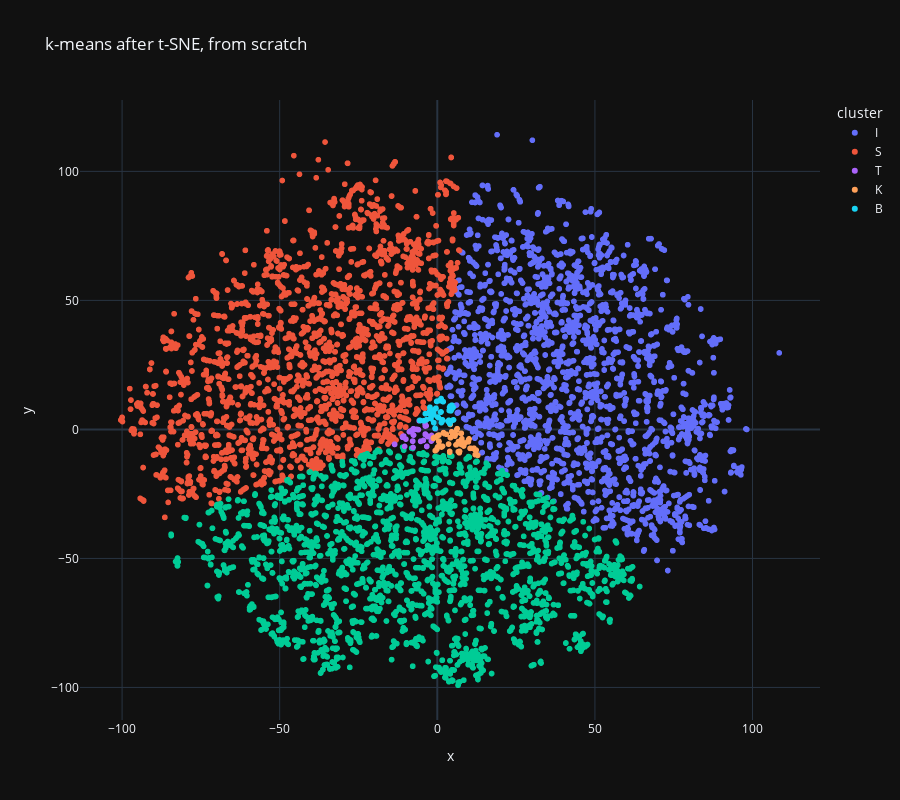

The notebook cell saved with this chart:
### Code cell
fig = px.scatter(data, x='x', y='y', 
                 color='cluster', 
                 template='plotly_dark', 
                 height=800, 
                 title = "k-means after t-SNE, from scratch")
fig.show()

### Figure 1 — Plotly figure (JSON) as saved in the notebook; plotly's stock layout.template omitted (floating-point values rounded to 4 significant figures; data arrays with more than 128 entries replaced by an {"elided": "..."} marker saying what was removed)
{"data": [{"hovertemplate": "cluster=I<br>x=%{x}<br>y=%{y}<extra></extra>", "legendgroup": "I", "marker": {"color": "#636efa", "symbol": "circle"}, "mode": "markers", "name": "I", "showlegend": true, "type": "scattergl", "x": {"elided": "3284 float values"}, "xaxis": "x", "y": {"elided": "3284 float values"}, "yaxis": "y"}, {"hovertemplate": "cluster=S<br>x=%{x}<br>y=%{y}<extra></extra>", "legendgroup": "S", "marker": {"color": "#EF553B", "symbol": "circle"}, "mode": "markers", "name": "S", "showlegend": true, "type": "scattergl", "x": {"elided": "3250 float values"}, "xaxis": "x", "y": {"elided": "3250 float values"}, "yaxis": "y"}, {"hovertemplate": "cluster=<br>x=%{x}<br>y=%{y}<extra></extra>", "legendgroup": "", "marker": {"color": "#00cc96", "symbol": "circle"}, "mode": "markers", "name": "", "showlegend": false, "type": "scattergl", "x": {"elided": "3280 float values"}, "xaxis": "x", "y": {"elided": "3280 float values"}, "yaxis": "y"}, {"hovertemplate": "cluster=T<br>x=%{x}<br>y=%{y}<extra></extra>", "legendgroup": "T", "marker": {"color": "#ab63fa", "symbol": "circle"}, "mode": "markers", "name": "T", "showlegend": true, "type": "scattergl", "x": [-0.7167, -9.966, -0.6566, -1.817, -1.754, -6.71, -3.321, -3.335, -10.64, -7.787, -1.774, -7.625, -13.57, -11.05, -5.754, -10.9, -8.858, -3.345, -10.36, -3.537, -3.804, -3.746, -2.963, -6.23, -7.578, -7.595, -10.84, -3.879, -7.526, -7.627, -7.835, -4.436, -8.35, -3.804, -3.032, -5.991, -7.697, -5.289, -3.818, -13.54, -8.703, -1.897, -3.681, -5.214], "xaxis": "x", "y": [0.3901, -3.768, 0.2368, -2.338, -4.271, 0.01466, -6.57, -6.592, -2.592, -4.57, -2.579, 0.2057, -5.75, -3.05, 3.343, -2.709, -0.9225, -6.606, -6.58, 1.394, -1.795, 1.627, -2.697, -0.03581, 0.08236, 0.2655, -2.78, 2.128, -2.212, -2.075, -4.529, -4.276, -0.5636, -1.969, -2.829, -0.09544, -6.993, -4.638, 1.297, -5.82, -0.8036, -4.513, -2.0, -4.537], "yaxis": "y"}, {"hovertemplate": "cluster=K<br>x=%{x}<br>y=%{y}<extra></extra>", "legendgroup": "K", "marker": {"color": "#FFA15A", "symbol": "circle"}, "mode": "markers", "name": "K", "showlegend": true, "type": "scattergl", "x": [5.32, 12.45, 5.123, 7.789, 8.808, 6.921, 1.656, 7.052, -1.2, 12.33, 7.786, 6.655, 0.04893, 4.109, 2.085, 10.4, 3.947, -0.1768, -0.8097, 0.4251, 10.54, 9.816, 8.367, 8.121, 1.959, 11.56, 7.941, 0.5426, -1.221, 7.598, 5.919, 6.04, 6.299, 12.02, 5.59, 0.5236, 12.51, 12.1, 3.571, 3.577, -0.6722, -0.06725, -0.4921, 7.782, 5.813, 2.313, 9.865, 9.907, 7.624, 6.957, 10.08, 5.433, 4.144, 1.388, 8.306, 8.043, 7.028, 11.61, 5.187, 0.6518, 1.334, 3.933, 0.1162, -0.7055, 2.861, 6.221, 12.44, 6.197, 4.537, 7.614, 12.82, 0.4898, 4.685, 6.717, 4.3, 7.495], "xaxis": "x", "y": [-2.179, -9.7, -2.36, -3.622, -5.265, -8.589, -6.532, -8.5, -3.276, -8.021, -5.293, -8.619, -2.41, 1.917, -1.415, -7.344, -8.839, -7.741, -3.061, -4.578, -7.317, -4.643, -6.431, -5.509, -1.241, -7.456, -5.453, -4.69, -3.482, -5.51, -5.981, -5.958, 0.2926, -9.793, -2.585, -2.178, -9.79, -8.092, -5.694, -5.692, -8.252, -7.298, -8.1, -3.876, -1.858, -1.694, -4.805, -4.047, -1.513, -9.073, -3.681, -2.126, -3.225, -6.535, -6.254, -5.024, -8.53, -7.282, -2.124, -6.287, -6.824, -8.523, -6.782, -3.038, -1.858, 0.05533, -9.778, -0.02129, -0.9124, -5.847, -10.07, -4.521, -1.137, -4.682, -3.069, -1.566], "yaxis": "y"}, {"hovertemplate": "cluster=B<br>x=%{x}<br>y=%{y}<extra></extra>", "legendgroup": "B", "marker": {"color": "#19d3f3", "symbol": "circle"}, "mode": "markers", "name": "B", "showlegend": true, "type": "scattergl", "x": [-1.115, -2.012, -2.403, 4.752, -5.402, -0.7109, 4.642, 4.756, 4.438, -4.258, 1.186, 3.664, -1.093, -2.008, -0.4757, -0.2182, 1.024, 1.097, 4.004, -2.104, 5.152, -3.544, 4.609, -2.185, 3.439, -2.317, -2.369, -4.216, -3.427, -2.353, 1.296, 3.887, 3.98, 0.887, 5.03, 0.3745, 1.886, -3.814, 1.703, 0.9654, -4.157, -5.398, 3.822, 4.517, 4.922, -2.338, -0.6028, 4.092, 1.614, 1.204, 0.8444, 3.767, 4.326, -1.151, -1.531, 0.1236, -0.01746, -1.773, 1.445, 1.715, -0.4196, -2.022, -1.239, 3.63, 3.472, -5.593], "xaxis": "x", "y": [2.591, 4.185, 7.083, 8.438, 3.437, 0.4321, 8.55, 8.79, 7.748, 3.381, 6.77, 3.145, 5.609, 6.568, 8.211, 10.87, 6.726, 6.675, 2.195, 4.335, 3.686, 6.135, 9.396, 5.845, 3.136, 8.392, 6.483, 3.348, 3.748, 6.286, 2.633, 8.611, 2.185, 11.23, 8.526, 4.575, 10.74, 6.089, 10.83, 11.14, 3.336, 3.431, 3.375, 7.659, 3.609, 8.608, 7.983, 9.045, 3.72, 11.97, 11.31, 7.336, 7.186, 2.65, 7.011, 4.78, 10.96, 6.165, 2.945, 3.489, 8.145, 6.426, 6.427, 3.526, 3.109, 3.51], "yaxis": "y"}], "layout": {"height": 800, "legend": {"title": {"text": "cluster"}, "tracegroupgap": 0}, "title": {"text": "k-means after t-SNE, from scratch"}, "xaxis": {"anchor": "y", "domain": [0, 1], "title": {"text": "x"}}, "yaxis": {"anchor": "x", "domain": [0, 1], "title": {"text": "y"}}}}
